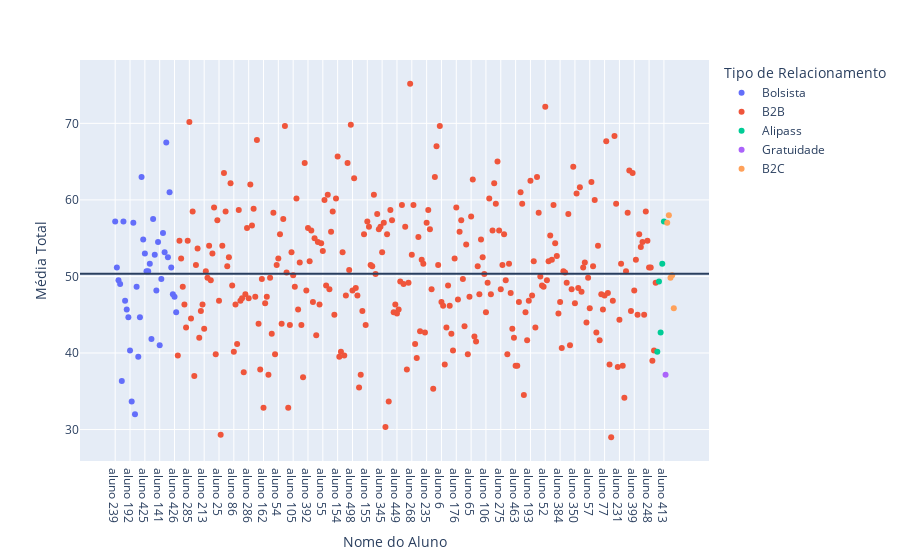

Notebook code for this chart:
### Code cell
grafico_2 = px.scatter(
            data_frame=df,
            x = 'Nome do Aluno', 
            y = 'Média Total',
            color='Tipo de Relacionamento')
grafico_2.add_hline(y=df['Média Total'].mean())

grafico_2.show()

### Figure 1 — Plotly figure (JSON) as saved in the notebook; plotly's stock layout.template omitted (floating-point values rounded to 4 significant figures; data arrays with more than 128 entries replaced by an {"elided": "..."} marker saying what was removed)
{"data": [{"hovertemplate": "Tipo de Relacionamento=Bolsista<br>Nome do Aluno=%{x}<br>Média Total=%{y}<extra></extra>", "legendgroup": "Bolsista", "marker": {"color": "#636efa", "symbol": "circle"}, "mode": "markers", "name": "Bolsista", "orientation": "v", "showlegend": true, "type": "scatter", "x": ["aluno 239", "aluno 296", "aluno 156", "aluno 322", "aluno 187", "aluno 210", "aluno 12", "aluno 228", "aluno 35", "aluno 192", "aluno 272", "aluno 19", "aluno 188", "aluno 167", "aluno 108", "aluno 334", "aluno 171", "aluno 302", "aluno 425", "aluno 182", "aluno 344", "aluno 288", "aluno 120", "aluno 381", "aluno 356", "aluno 487", "aluno 437", "aluno 141", "aluno 439", "aluno 223", "aluno 37", "aluno 130", "aluno 93", "aluno 254", "aluno 168", "aluno 402", "aluno 426", "aluno 500"], "xaxis": "x", "y": [57.17, 51.17, 49.5, 49, 36.33, 57.17, 46.83, 45.67, 44.67, 40.33, 33.67, 57, 32, 48.67, 39.5, 44.67, 63, 54.83, 53, 50.67, 50.67, 51.67, 41.83, 57.5, 52.83, 48.17, 54.5, 41, 49.67, 55.67, 53.17, 67.5, 52.5, 61, 51.17, 47.67, 47.33, 45.33], "yaxis": "y"}, {"hovertemplate": "Tipo de Relacionamento=B2B<br>Nome do Aluno=%{x}<br>Média Total=%{y}<extra></extra>", "legendgroup": "B2B", "marker": {"color": "#EF553B", "symbol": "circle"}, "mode": "markers", "name": "B2B", "orientation": "v", "showlegend": true, "type": "scatter", "x": {"elided": "291 str values"}, "xaxis": "x", "y": {"elided": "291 float values"}, "yaxis": "y"}, {"hovertemplate": "Tipo de Relacionamento=Alipass<br>Nome do Aluno=%{x}<br>Média Total=%{y}<extra></extra>", "legendgroup": "Alipass", "marker": {"color": "#00cc96", "symbol": "circle"}, "mode": "markers", "name": "Alipass", "orientation": "v", "showlegend": true, "type": "scatter", "x": ["aluno 232", "aluno 394", "aluno 181", "aluno 491", "aluno 413"], "xaxis": "x", "y": [40.17, 49.33, 42.67, 51.67, 57.17], "yaxis": "y"}, {"hovertemplate": "Tipo de Relacionamento=Gratuidade<br>Nome do Aluno=%{x}<br>Média Total=%{y}<extra></extra>", "legendgroup": "Gratuidade", "marker": {"color": "#ab63fa", "symbol": "circle"}, "mode": "markers", "name": "Gratuidade", "orientation": "v", "showlegend": true, "type": "scatter", "x": ["aluno 62"], "xaxis": "x", "y": [37.17], "yaxis": "y"}, {"hovertemplate": "Tipo de Relacionamento=B2C<br>Nome do Aluno=%{x}<br>Média Total=%{y}<extra></extra>", "legendgroup": "B2C", "marker": {"color": "#FFA15A", "symbol": "circle"}, "mode": "markers", "name": "B2C", "orientation": "v", "showlegend": true, "type": "scatter", "x": ["aluno 133", "aluno 328", "aluno 150", "aluno 317", "aluno 70"], "xaxis": "x", "y": [57, 58, 49.83, 50.17, 45.83], "yaxis": "y"}], "layout": {"legend": {"title": {"text": "Tipo de Relacionamento"}, "tracegroupgap": 0}, "margin": {"t": 60}, "shapes": [{"type": "line", "x0": 0, "x1": 1, "xref": "x domain", "y0": 50.36, "y1": 50.36, "yref": "y"}], "xaxis": {"anchor": "y", "domain": [0, 1], "title": {"text": "Nome do Aluno"}}, "yaxis": {"anchor": "x", "domain": [0, 1], "title": {"text": "Média Total"}}}}
